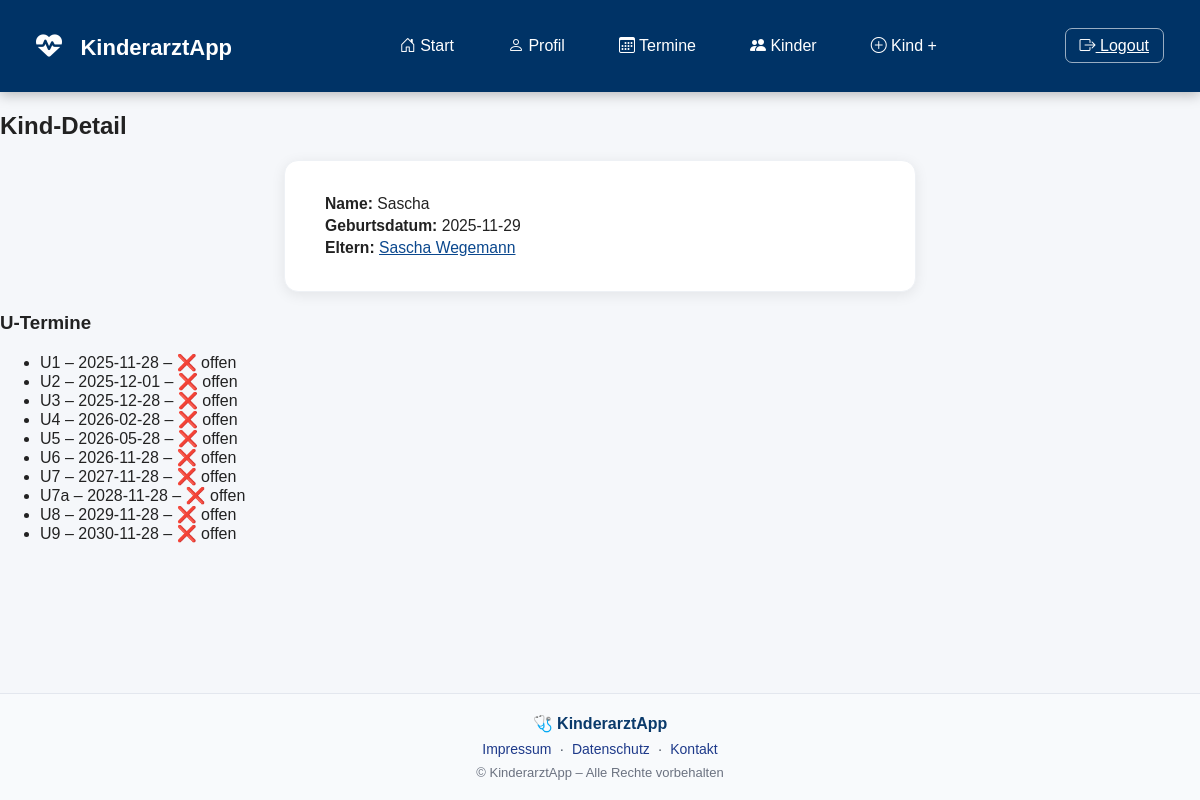
/kinder/1 (signed in), run on the app's committed database.
### modelle.py (models this page shows)
class Kind(db.Model):
    id = db.Column(db.Integer, primary_key=True)
    name = db.Column(db.String, nullable=False)
    geburt = db.Column(db.String, nullable=False)
    eltern_id = db.Column(db.Integer, db.ForeignKey("eltern.id"), nullable=False)
    termine = db.relationship("Termin", backref="kind", lazy=True)

class Eltern(db.Model):
    id = db.Column(db.Integer, primary_key=True)
    name = db.Column(db.String, nullable=False)
    email = db.Column(db.String(120), nullable=False)
    user_id = db.Column(db.Integer, db.ForeignKey("user.id"))
    kinder = db.relationship("Kind", backref="eltern", lazy=True)

class Termin(db.Model):
    id = db.Column(db.Integer, primary_key=True)
    art = db.Column(db.String(10), nullable=False)
    datum = db.Column(db.String, nullable=False)
    bestaetigtes_datum = db.Column(db.String, nullable=True)
    erledigt = db.Column(db.Boolean, default=False)
    kind_id = db.Column(db.Integer, db.ForeignKey("kind.id"), nullable=False)

### app.py (the view)
@app.route("/kinder/<int:kind_id>")
@login_required
def kind_detail(kind_id):
    kind = Kind.query.get_or_404(kind_id)
    return render_template("kind_detail.html", kind=kind)

### app.py (called while the page is built)
@app.context_processor
def inject_user_status():
    return {
        "is_logged_in": "user_id" in session
    }

def login_required(f):
    @wraps(f)
    def wrapper(*args, **kwargs):
        if "user_id" not in session:
            return redirect(url_for("login"))
        return f(*args, **kwargs)
    return wrapper

### templates/kind_detail.html
{% extends "base.html" %}
{% block content %}
<h2>Kind-Detail</h2>
<div class="card">
    <p><strong>Name:</strong> {{ kind.name }}</p>
    <p><strong>Geburtsdatum:</strong> {{ kind.geburt }}</p>
    <p><strong>Eltern:</strong>
        <a href="{{ url_for('eltern_detail', eltern_id=kind.eltern.id) }}">
            {{ kind.eltern.name }}
        </a>
    </p>
</div>
<h3>U-Termine</h3>
<ul>
    {% for t in kind.termine %}
        <li>{{ t.art }} – {{ t.datum }} – {% if t.erledigt %}✔ erledigt{% else %}❌ offen{% endif %}</li>
    {% else %}
        <li>Keine Termine.</li>
    {% endfor %}
</ul>
{% endblock %}

### static/style.css (style rules this page uses)
body { margin: 0; font-family: Arial, sans-serif; background: #f5f7fa; color: #222; }
h1, h2 { margin-bottom: 12px; }
.card { background: #ffffff; border-radius: 12px; padding: 20px 28px; box-shadow: 0 3px 10px rgba(0,0,0,0.08); border: 1px solid #eef1f5; margin: 20px auto; width: 75%; transition: .2s ease; }
.card p { margin: 4px 0; font-size: 0.98rem; }
html, body { height: 100%; }
body { display: flex; flex-direction: column; }
.card { background: #ffffff; padding: 30px 40px; border-radius: 14px; box-shadow: 0 3px 14px rgba(0,0,0,0.08); width: 100%; max-width: 550px; }
a { color: #0b488e; }

### data on the page
Kind: name "Sascha", geburt "2025-11-29"
Eltern: eltern.name "Sascha Wegemann"
Termin: art "U1", datum "2025-11-28", erledigt "❌ offen"
Termin: art "U2", datum "2025-12-01", erledigt "❌ offen"
Termin: art "U3", datum "2025-12-28", erledigt "❌ offen"
Termin: art "U4", datum "2026-02-28", erledigt "❌ offen"
Termin: art "U5", datum "2026-05-28", erledigt "❌ offen"
Termin: art "U6", datum "2026-11-28", erledigt "❌ offen"
Termin: art "U7", datum "2027-11-28", erledigt "❌ offen"
Termin: art "U7a", datum "2028-11-28", erledigt "❌ offen"
Termin: art "U8", datum "2029-11-28", erledigt "❌ offen"
Termin: art "U9", datum "2030-11-28", erledigt "❌ offen"
